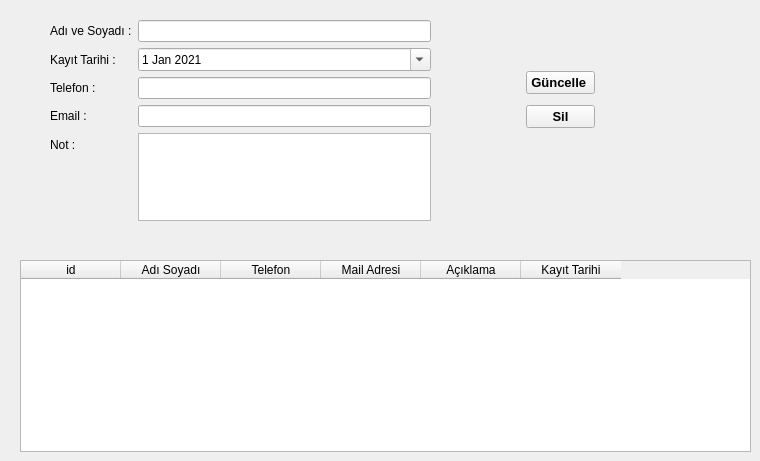
    <widget class="QWidget" name="page_3">
     <widget class="QWidget" name="formLayoutWidget_3">
      <property name="geometry">
       <rect>
        <x>50</x>
        <y>20</y>
        <width>381</width>
        <height>201</height>
       </rect>
      </property>
      <layout class="QFormLayout" name="formLayout_3">
       <item row="0" column="0">
        <widget class="QLabel" name="label_8">
         <property name="text">
          <string>Adı ve Soyadı :</string>
         </property>
        </widget>
       </item>
       <item row="2" column="0">
        <widget class="QLabel" name="label_9">
         <property name="text">
          <string>Telefon :</string>
         </property>
        </widget>
       </item>
       <item row="3" column="0">
        <widget class="QLabel" name="label_10">
         <property name="text">
          <string>Email :</string>
         </property>
        </widget>
       </item>
       <item row="1" column="0">
        <widget class="QLabel" name="label_11">
         <property name="text">
          <string>Kayıt Tarihi :</string>
         </property>
        </widget>
       </item>
       <item row="4" column="0">
        <widget class="QLabel" name="label_12">
         <property name="text">
          <string>Not :</string>
         </property>
        </widget>
       </item>
       <item row="0" column="1">
        <widget class="QLineEdit" name="adi_soyadi"/>
       </item>
       <item row="1" column="1">
        <widget class="QDateEdit" name="kayit_tarihi">
         <property name="calendarPopup">
          <bool>true</bool>
         </property>
         <property name="date">
          <date>
           <year>2021</year>
           <month>1</month>
           <day>1</day>
          </date>
         </property>
        </widget>
       </item>
       <item row="2" column="1">
        <widget class="QLineEdit" name="telefon"/>
       </item>
       <item row="3" column="1">
        <widget class="QLineEdit" name="mail_adrsi"/>
       </item>
       <item row="4" column="1">
        <widget class="QTextEdit" name="not_arasi"/>
       </item>
      </layout>
     </widget>
     <widget class="QTableWidget" name="tableWidget">
      <property name="geometry">
       <rect>
        <x>20</x>
        <y>260</y>
        <width>731</width>
        <height>192</height>
       </rect>
      </property>
      <column>
       <property name="text">
        <string>id</string>
       </property>
      </column>
      <column>
       <property name="text">
        <string>Adı Soyadı</string>
       </property>
      </column>
      <column>
       <property name="text">
        <string>Telefon</string>
       </property>
      </column>
      <column>
       <property name="text">
        <string>Mail Adresi</string>
       </property>
      </column>
      <column>
       <property name="text">
        <string>Açıklama</string>
       </property>
      </column>
      <column>
       <property name="text">
        <string>Kayıt Tarihi</string>
       </property>
      </column>
     </widget>
     <widget class="QWidget" name="verticalLayoutWidget">
      <property name="geometry">
       <rect>
        <x>520</x>
        <y>60</y>
        <width>81</width>
        <height>80</height>
       </rect>
      </property>
      <layout class="QVBoxLayout" name="verticalLayout">
       <property name="leftMargin">
        <number>6</number>
       </property>
       <property name="topMargin">
        <number>6</number>
       </property>
       <property name="rightMargin">
        <number>6</number>
       </property>
       <property name="bottomMargin">
        <number>6</number>
       </property>
       <item>
        <widget class="QPushButton" name="guncelle">
         <property name="font">
          <font>
           <pointsize>10</pointsize>
           <weight>75</weight>
           <bold>true</bold>
          </font>
         </property>
         <property name="text">
          <string>Güncelle </string>
         </property>
        </widget>
       </item>
       <item>
        <widget class="QPushButton" name="silme">
         <property name="font">
          <font>
           <pointsize>10</pointsize>
           <weight>75</weight>
           <bold>true</bold>
          </font>
         </property>
         <property name="text">
          <string>Sil</string>
         </property>
        </widget>
       </item>
      </layout>
     </widget>
    </widget>
